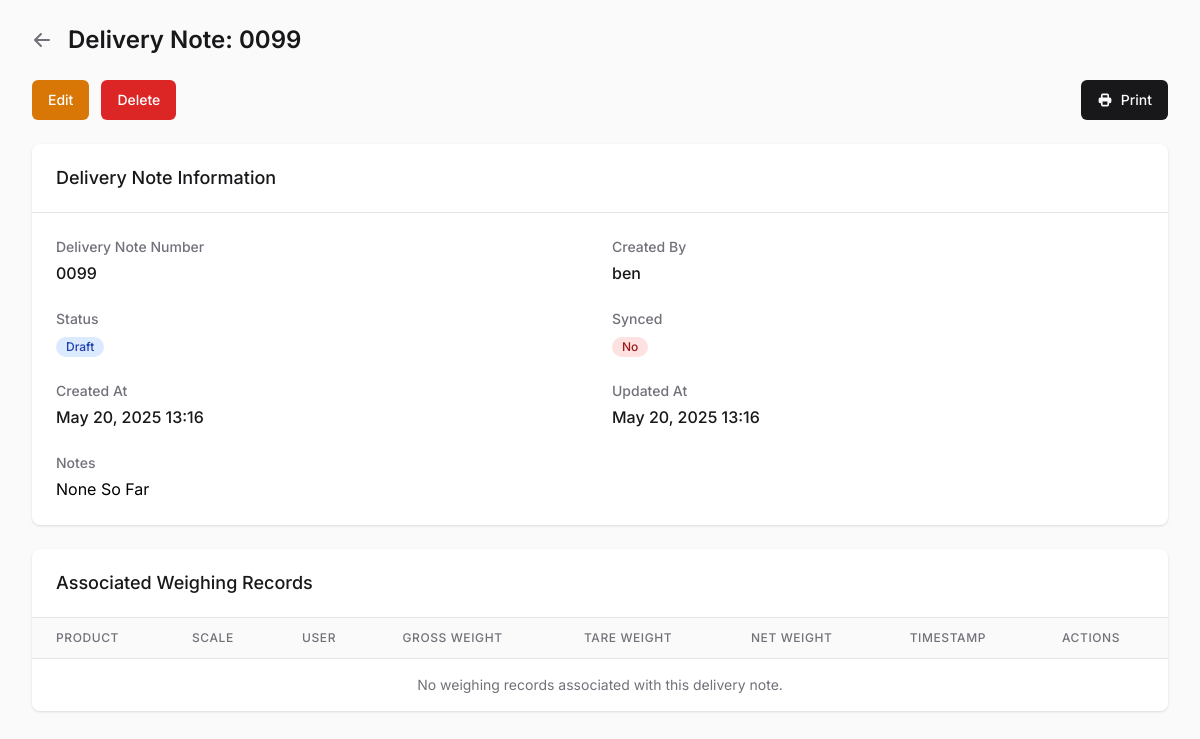
Screenshot of /scale/delivery-notes/1/ (signed in) with the database file from the repository.
### scale/models.py (models this page shows, shortened)
class DeliveryNote(models.Model):
    delivery_note_number = models.CharField(max_length=100, blank=True)
    created_by = models.ForeignKey(CustomUser, on_delete=models.CASCADE)
    status = models.CharField(max_length=100, blank=True)
    created_at = models.DateTimeField(auto_now_add=True)
    updated_at = models.DateTimeField(auto_now=True)
    is_synced = models.BooleanField(default=False)
    last_sync_attempt = models.DateTimeField(null=True, blank=True)
    sync_error_message = models.TextField(blank=True)
    notes = models.TextField(blank=True)

### users/models.py (models this page shows, shortened)
class CustomUser(AbstractUser):
    ROLE_CHOICES = (
        ('admin', 'Admin'),
        ('manager', 'Manager'),
        ('operator', 'Operator'),
    )
    role = models.CharField(max_length=10, choices=ROLE_CHOICES, default='operator')

### scale/views.py (the view)
# urls.py: path('delivery-notes/<int:pk>/', views.delivery_note_detail, name='delivery_note_detail'),
@login_required
@user_passes_test(is_admin)
def delivery_note_detail(request, pk):
    delivery_note = get_object_or_404(DeliveryNote, pk=pk)
    weighing_records = WeighingRecord.objects.filter(delivery_note=delivery_note).order_by('-timestamp')
    return render(request, 'scale/delivery_note_detail.html', {
        'delivery_note': delivery_note,
        'weighing_records': weighing_records
    })

### users/views.py (called while the page is built)
def is_admin(user):
    return user.is_authenticated and user.role == 'admin' or user.is_superuser

### scale/templates/scale/delivery_note_detail.html (shortened to what this page needs)
<!DOCTYPE html>
<html>
<head>
    <script src="https://cdn.tailwindcss.com"></script>
</head>
<body class="bg-zinc-50 min-h-screen">
    <div class="max-w-7xl mx-auto py-6 px-4 sm:px-6 lg:px-8">
        <div class="flex items-center mb-6">
            <a href="{% url 'scale:delivery_note_list' %}" class="mr-4 text-zinc-500 hover:text-zinc-700">
                <svg xmlns="http://www.w3.org/2000/svg" class="h-5 w-5" viewBox="0 0 20 20" fill="currentColor">
                    <path fill-rule="evenodd" d="M9.707 16.707a1 1 0 01-1.414 0l-6-6a1 1 0 010-1.414l6-6a1 1 0 011.414 1.414L5.414 9H17a1 1 0 110 2H5.414l4.293 4.293a1 1 0 010 1.414z" clip-rule="evenodd" />
                </svg>
            </a>
            <h1 class="text-2xl font-semibold text-zinc-900">Delivery Note: {{ delivery_note.delivery_note_number }}</h1>
        </div>
        <div class="mb-6 flex justify-between">
            <div class="flex space-x-3">
                <a href="{% url 'scale:delivery_note_edit' delivery_note.id %}" class="inline-flex items-center justify-center whitespace-nowrap rounded-md text-sm font-medium bg-amber-600 text-white hover:bg-amber-700 h-10 px-4 py-2">
                    Edit
                </a>
                <a href="{% url 'scale:delivery_note_delete' delivery_note.id %}" class="inline-flex items-center justify-center whitespace-nowrap rounded-md text-sm font-medium bg-red-600 text-white hover:bg-red-700 h-10 px-4 py-2" onclick="return confirm('Are you sure you want to delete this delivery note?')">
                    Delete
                </a>
            </div>
            <button onclick="window.print()" class="inline-flex items-center justify-center whitespace-nowrap rounded-md text-sm font-medium bg-zinc-900 text-zinc-50 hover:bg-zinc-900/90 h-10 px-4 py-2">
                <svg xmlns="http://www.w3.org/2000/svg" class="h-4 w-4 mr-2" viewBox="0 0 20 20" fill="currentColor">
                    <path fill-rule="evenodd" d="M5 4v3H4a2 2 0 00-2 2v3a2 2 0 002 2h1v2a2 2 0 002 2h6a2 2 0 002-2v-2h1a2 2 0 002-2V9a2 2 0 00-2-2h-1V4a2 2 0 00-2-2H7a2 2 0 00-2 2zm8 0H7v3h6V4zm0 8H7v4h6v-4z" clip-rule="evenodd" />
                </svg>
                Print
            </button>
        </div>
        <div class="bg-white shadow rounded-lg overflow-hidden mb-6">
            <div class="px-6 py-5 border-b border-zinc-200">
                <h2 class="text-lg font-medium text-zinc-900">Delivery Note Information</h2>
            </div>
            <div class="p-6 grid grid-cols-1 md:grid-cols-2 gap-6">
                <div>
                    <h3 class="text-sm font-medium text-zinc-500 mb-1">Delivery Note Number</h3>
                    <p class="text-base font-medium text-zinc-900">{{ delivery_note.delivery_note_number }}</p>
                </div>
                <div>
                    <h3 class="text-sm font-medium text-zinc-500 mb-1">Created By</h3>
                    <p class="text-base font-medium text-zinc-900">{{ delivery_note.created_by.username }}</p>
                </div>
                <div>
                    <h3 class="text-sm font-medium text-zinc-500 mb-1">Status</h3>
                    <span class="inline-flex items-center px-2.5 py-0.5 rounded-full text-xs font-medium
                    {% if delivery_note.status == 'draft' %} bg-yellow-100 text-yellow-800
                    {% elif delivery_note.status == 'confirmed' %} bg-green-100 text-green-800
                    {% elif delivery_note.status == 'cancelled' %} bg-red-100 text-red-800
                    {% else %} bg-blue-100 text-blue-800
                    {% endif %}">
                        {{ delivery_note.status|default:"Unknown" }}
                    </span>
                </div>
                <div>
                    <h3 class="text-sm font-medium text-zinc-500 mb-1">Synced</h3>
                    {% if delivery_note.is_synced %}
                        <span class="inline-flex items-center px-2.5 py-0.5 rounded-full text-xs font-medium bg-green-100 text-green-800">
                            Yes
                        </span>
                    {% else %}
                        <span class="inline-flex items-center px-2.5 py-0.5 rounded-full text-xs font-medium bg-red-100 text-red-800">
                            No
                        </span>
                    {% endif %}
                </div>
                <div>
                    <h3 class="text-sm font-medium text-zinc-500 mb-1">Created At</h3>
                    <p class="text-base font-medium text-zinc-900">{{ delivery_note.created_at|date:"M d, Y H:i" }}</p>
                </div>
                <div>
                    <h3 class="text-sm font-medium text-zinc-500 mb-1">Updated At</h3>
                    <p class="text-base font-medium text-zinc-900">{{ delivery_note.updated_at|date:"M d, Y H:i" }}</p>
                </div>
                <div class="md:col-span-2">
                    <h3 class="text-sm font-medium text-zinc-500 mb-1">Notes</h3>
                    <p class="text-base text-zinc-900">{{ delivery_note.notes|linebreaks|default:"No notes" }}</p>
                </div>
            </div>
        </div>
        <div class="bg-white shadow rounded-lg overflow-hidden">
            <div class="px-6 py-5 border-b border-zinc-200 flex justify-between items-center">
                <h2 class="text-lg font-medium text-zinc-900">Associated Weighing Records</h2>
            </div>
            <div class="overflow-x-auto">
                <table class="min-w-full divide-y divide-zinc-200">
                    <thead class="bg-zinc-50">
                        <tr>
                            <th scope="col" class="px-6 py-3 text-left text-xs font-medium text-zinc-500 uppercase tracking-wider">Product</th>
                            <th scope="col" class="px-6 py-3 text-left text-xs font-medium text-zinc-500 uppercase tracking-wider">Scale</th>
                            <th scope="col" class="px-6 py-3 text-left text-xs font-medium text-zinc-500 uppercase tracking-wider">User</th>
                            <th scope="col" class="px-6 py-3 text-left text-xs font-medium text-zinc-500 uppercase tracking-wider">Gross Weight</th>
                            <th scope="col" class="px-6 py-3 text-left text-xs font-medium text-zinc-500 uppercase tracking-wider">Tare Weight</th>
                            <th scope="col" class="px-6 py-3 text-left text-xs font-medium text-zinc-500 uppercase tracking-wider">Net Weight</th>
                            <th scope="col" class="px-6 py-3 text-left text-xs font-medium text-zinc-500 uppercase tracking-wider">Timestamp</th>
                            <th scope="col" class="px-6 py-3 text-left text-xs font-medium text-zinc-500 uppercase tracking-wider">Actions</th>
                        </tr>
                    </thead>
                    <tbody class="bg-white divide-y divide-zinc-200">
                        {% for record in weighing_records %}
                            <tr>
                                <td class="px-6 py-4 whitespace-nowrap text-sm font-medium text-zinc-900">{{ record.product.name }}</td>
                                <td class="px-6 py-4 whitespace-nowrap text-sm text-zinc-500">{{ record.scale.name }}</td>
                                <td class="px-6 py-4 whitespace-nowrap text-sm text-zinc-500">{{ record.user.username }}</td>
                                <td class="px-6 py-4 whitespace-nowrap text-sm text-zinc-500">{{ record.gross_weight }} {{ record.unit_of_measure }}</td>
                                <td class="px-6 py-4 whitespace-nowrap text-sm text-zinc-500">{{ record.tare_weight }} {{ record.unit_of_measure }}</td>
                                <td class="px-6 py-4 whitespace-nowrap text-sm text-zinc-500">{{ record.net_weight }} {{ record.unit_of_measure }}</td>
                                <td class="px-6 py-4 whitespace-nowrap text-sm text-zinc-500">{{ record.timestamp|date:"M d, Y H:i" }}</td>
                                <td class="px-6 py-4 whitespace-nowrap text-sm text-zinc-500">
                                    <a href="#" class="text-blue-600 hover:text-blue-900">View</a>
                                </td>
                            </tr>
                        {% empty %}
                            <tr>
                                <td colspan="8" class="px-6 py-4 text-center text-sm text-zinc-500">No weighing records associated with this delivery note.</td>
                            </tr>
                        {% endfor %}
                    </tbody>
                </table>
            </div>
        </div>
    </div>
</body>
</html>

### rows the page displays
DeliveryNote: delivery_note_number "0099", created_by.username "ben", status "Draft", created_at "May 20, 2025 13:16", updated_at "May 20, 2025 13:16", notes "None So Far"
